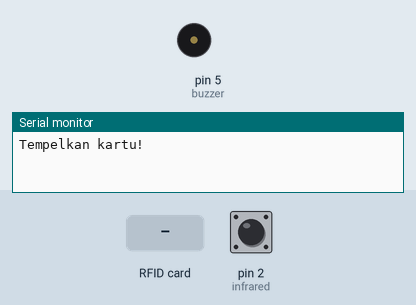
Bench run of a sketch on a simulated Arduino Uno, built with avr-gcc and run on an emulated ATmega328P. On the bench: buzzer (waves = sounding, pin HIGH), the last lines printed to the serial monitor. The test bench sets the inputs (shaded band); at power-on: pin 2 (infrared) HIGH. Pins used as bus, display or sensor lines are not drawn.

Above: at 1.6 s.
1.7 s: RFID card 5E 7A 19 C4 held to the reader
At 2.5 s:
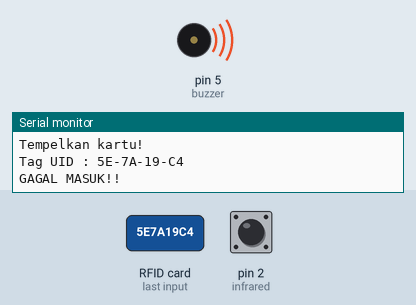
Timing chart, 0 to 4.7 s (numbered marks = the images above; inputs shaded):
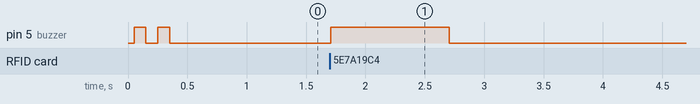

The sketch:

8.challenge_RFID.ino
```cpp
#include <SPI.h>
#include <MFRC522.h>

String uidString;
int buzzer = 5;
int infrared=2;
int kunci1=0;

#define SS_PIN 10
#define RST_PIN 9
MFRC522 mfrc522(SS_PIN, RST_PIN);

void setup() {

 Serial.begin(9600); //baudrate yang digunakan untuk komunikasi microcontroller dengan komputer
 pinMode(buzzer,OUTPUT);
 pinMode(infrared, INPUT);
 SPI.begin(); // Initiate SPI bus
 mfrc522.PCD_Init(); // Initiate MFRC522
 bunyibuzzeroke();
 Serial.println("Tempelkan kartu!");
}

void loop() {

 int bacainfrared=digitalRead(infrared);
  // put your main code here, to run repeatedly:

 if (mfrc522.PICC_IsNewCardPresent()and kunci1==0) {
  readRFID();
  Serial.print("Tag UID : ");
  Serial.println(uidString);

  if(uidString == "C7-9D-88-4A"){
    delay(500);
    bunyibuzzeroke();
    Serial.println("Palang Terbuka");
    delay(1000);
    kunci1=1;
  }
  else{
    Serial.println("GAGAL MASUK!!");
    bunyibuzzergagal();
  }
  }if(bacainfrared==0 && kunci1==1){
   bunyibuzzergagal();
   Serial.println("Palang Tertutup");
   kunci1=0;
  }


}

void readRFID(){
  mfrc522.PICC_ReadCardSerial();
  //pembatasan bisa dirubah sesuai keinginan, disini yang digunakan"-"
  uidString = String(mfrc522.uid.uidByte[0], HEX) + "-" +
              String(mfrc522.uid.uidByte[1], HEX) + "-" +
              String(mfrc522.uid.uidByte[2], HEX) + "-" +
              String(mfrc522.uid.uidByte[3], HEX);
              uidString.toUpperCase();
}

void bunyibuzzeroke(){
  digitalWrite(buzzer, HIGH);
  delay(100);
  digitalWrite(buzzer, LOW);
  delay(100);
  digitalWrite(buzzer, HIGH);
  delay(100);
  digitalWrite(buzzer, LOW);
  delay(100);
}

void bunyibuzzergagal(){
  digitalWrite(buzzer, HIGH);
  delay(1000);
  digitalWrite(buzzer, LOW);
  delay(1000);
}
```

Measured:
- after the input at 1.7 s, pin 5 (buzzer): LOW → HIGH at once, → LOW 1.0 s later
